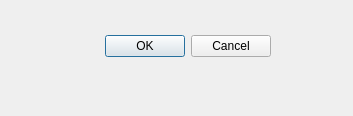
<?xml version="1.0" encoding="UTF-8"?>
<ui version="4.0">
 <class>Dialog</class>
 <widget class="QDialog" name="Dialog">
  <property name="geometry">
   <rect>
    <x>0</x>
    <y>0</y>
    <width>353</width>
    <height>116</height>
   </rect>
  </property>
  <property name="windowTitle">
   <string>Dialog</string>
  </property>
  <widget class="QDialogButtonBox" name="buttonBox">
   <property name="geometry">
    <rect>
     <x>90</x>
     <y>30</y>
     <width>181</width>
     <height>32</height>
    </rect>
   </property>
   <property name="orientation">
    <enum>Qt::Horizontal</enum>
   </property>
   <property name="standardButtons">
    <set>QDialogButtonBox::Cancel|QDialogButtonBox::Ok</set>
   </property>
  </widget>
 </widget>
 <resources/>
 <connections>
  <connection>
   <sender>buttonBox</sender>
   <signal>accepted()</signal>
   <receiver>Dialog</receiver>
   <slot>accept()</slot>
   <hints>
    <hint type="sourcelabel">
     <x>248</x>
     <y>254</y>
    </hint>
    <hint type="destinationlabel">
     <x>157</x>
     <y>274</y>
    </hint>
   </hints>
  </connection>
  <connection>
   <sender>buttonBox</sender>
   <signal>rejected()</signal>
   <receiver>Dialog</receiver>
   <slot>reject()</slot>
   <hints>
    <hint type="sourcelabel">
     <x>316</x>
     <y>260</y>
    </hint>
    <hint type="destinationlabel">
     <x>286</x>
     <y>274</y>
    </hint>
   </hints>
  </connection>
 </connections>
</ui>
